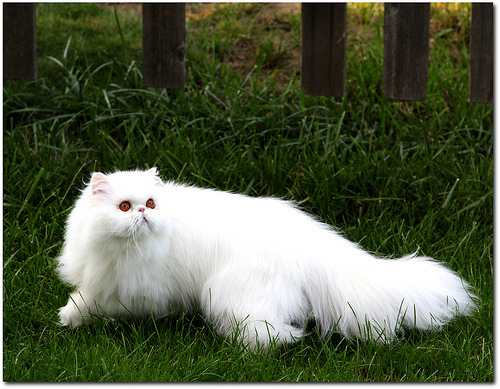
#> input picture Persian_155.jpg, 500 x 389 px
$ python potraitMode.py
#> lines starting #> are read from the running program, lines starting #| are printed output that depends on the picture; after the words box and inside, x2 and y2 are one past the last pixel; in counts of white or black regions, pixels touching at a corner belong together
# -*- coding: utf-8 -*-
"""
Created on Fri Nov  1 15:22:01 2019

@author: Hassam Asif
Pakistan, Fast Nuces, Isb
"""


# Import the cv2 library
import cv2
import cv2 as cv
import matplotlib.pyplot as plt
import numpy as np


# Read the image you want connected components of
def show_img(img):
    cv2.imwrite('sds.jpg', img)
    img = cv2.imread('sds.jpg')
    cv2.imshow('sds', img)

    cv2.waitKey(0)
    cv2.destroyAllWindows()


def StichingFromMask(orig_img,masked_img,blurred_img,rects):
    xmin = rects[0]
    ymin = rects[1]
    b_width = rects[2]
    b_height = rects[3]
    xmax = xmin + b_width
    ymax = ymin + b_height
    temp_img=blurred_img.copy()

    for x in range(ymin, ymax):
        for y in range(xmin, xmax):
            if masked_img[x][y]==255:
                temp_img[x,y,:] = orig_img[x,y,:]
    return temp_img


# --------------------------------------------------------------------

fileName = 'Persian_155.jpg'
src = cv2.imread(fileName, 0)
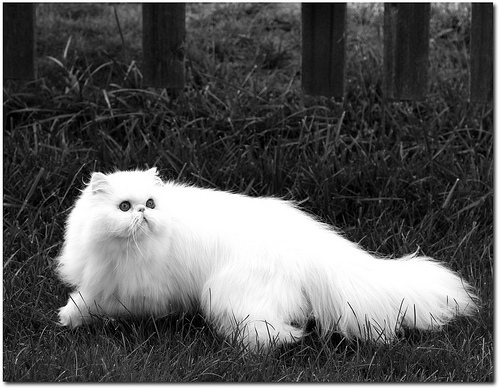
#> src: shape (389, 500); min 0, max 255, mean 89.3
col = cv2.imread(fileName, 1)
#> col is the input picture: shape (389, 500, 3); mean B, G, R 70.2, 94.7, 86.2
colorImage=col

show_img(col)
phase1=col
cv2.imwrite('phase1.jpg', col)
img = src

ret, thresh = cv2.threshold(src,0,255,cv2.THRESH_BINARY+cv2.THRESH_OTSU)
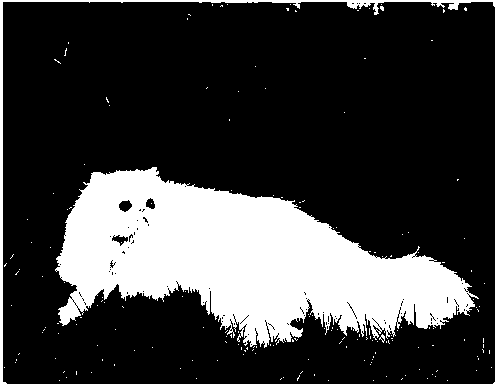
#> thresh: shape (389, 500); 25.2% white; 183 white regions (180 under 20 px)
#> ret = 133
contours, hierarchy = cv.findContours(thresh, cv.RETR_TREE, cv.CHAIN_APPROX_SIMPLE)
#> contours = 370 contours, 359 with area under 20; largest, box (x1, y1, x2, y2) and area: (0, 0, 500, 389) 193612, (2, 1, 496, 385) 188440, (55, 167, 479, 348) 41179, (118, 199, 133, 213) 124, (111, 234, 129, 247) 108
# It is extracting the countours array of the largest object detected and then all the
# calculations are performed over it.
show_img(thresh)
phase2=thresh
cv2.imwrite('phase2.jpg', thresh)
tuple_list=[]
for i in contours:
    tuple_list.append(i.shape[0])
#> this loop made 370 passes
#> i on passes 1, 3, 4: [[0, 0], [0, 388], [499, 388], [499, 0]], [[358, 3], [359, 2], [360, 3], [359, 4]], [[356, 3], [357, 2], [358, 3], [357, 4]]
#> after the loop, tuple_list = 370 values, max 1416 at index 158, min 1 at index 6, mean 7.94
lis=np.array(tuple_list)
#> lis has the same summary as tuple_list
max_con=np.argmax(lis)
#> max_con = 158
# now draw the largest contour in white color
img = cv.drawContours(col, contours, max_con, (255, 255, 255), -1)
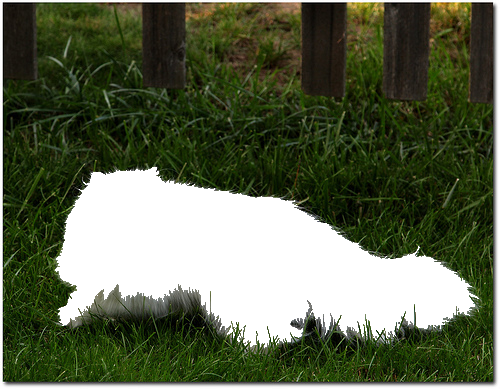
#> img: shape (389, 500, 3); mean B, G, R 77.6, 101.9, 93.5
show_img(img)
phase3=img
cv2.imwrite('phase3.jpg', img)
c_0=contours[max_con]
#> c_0 = contour of 1416 points, box (x1, y1, x2, y2) (55, 167, 479, 348), area 41179

x, y, w, h = cv2.boundingRect(c_0)
#> x = 55; y = 167; w = 424; h = 181
rects=list([x,y,w,h])
#> rects = [55, 167, 424, 181]
img_copy = colorImage.copy()
img_box = cv2.rectangle(img_copy, (x, y), (x+w, y+h), color = (255, 0, 0), thickness = 2)
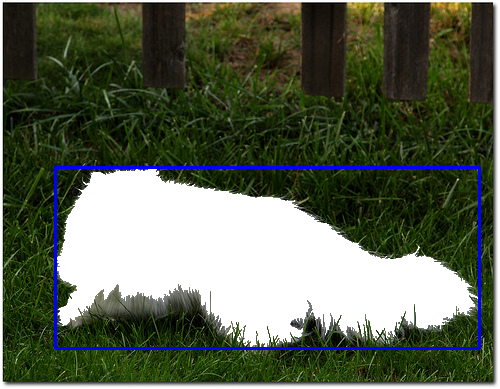
#> img_box: shape (389, 500, 3); mean B, G, R 82.1, 100.8, 92.8

colorImage = cv2.imread(fileName, 1)
blur_img = cv2.GaussianBlur(colorImage,(21,21),0)
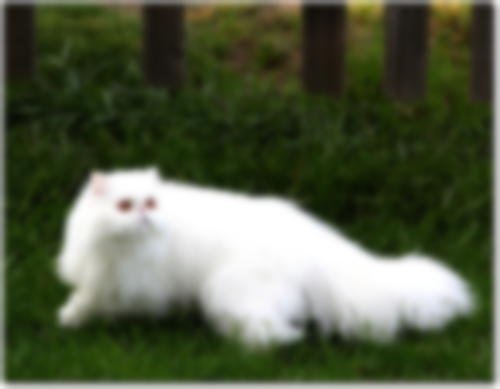
#> blur_img: shape (389, 500, 3); mean B, G, R 69.8, 94.3, 85.8
gray_mask = cv2.cvtColor(img, cv2.COLOR_BGR2GRAY)
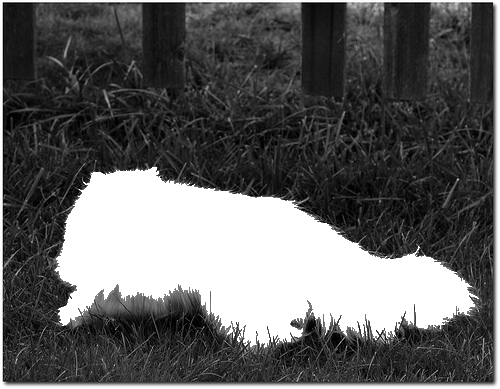
#> gray_mask: shape (389, 500); min 0, max 255, mean 96.6
col = cv2.imread(fileName, 1)
img_potrait=StichingFromMask(col,gray_mask,blur_img,rects)
#> in StichingFromMask, `xmin = rects[0]`: xmin = 55
#> in StichingFromMask, `ymin = rects[1]`: ymin = 167
#> in StichingFromMask, `b_width = rects[2]`: b_width = 424
#> in StichingFromMask, `b_height = rects[3]`: b_height = 181
#> in StichingFromMask, `xmax = xmin + b_width`: xmax = 479
#> in StichingFromMask, `ymax = ymin + b_height`: ymax = 348
#> after the loop in StichingFromMask, `for x in range(ymin, ymax):`:
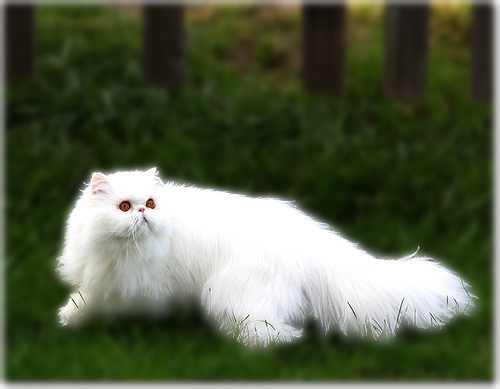
#> temp_img: shape (389, 500, 3); 18.52% of pixels changed, all inside (x1, y1, x2, y2) = (55, 167, 479, 348)
show_img(img_potrait)
phase4=img_potrait
cv2.imwrite('phase4.jpg', img_potrait)
col=2
row=2
plt.figure(figsize=[12,12])
plt.subplot(col,row,1), plt.imshow(phase1)
plt.title("Orignal")
plt.subplot(col,row,2), plt.imshow(phase2)
plt.title("Thresholding")
plt.subplot(col,row,3), plt.imshow(phase3)
plt.title("Detecting the largest Contour and masking it")
plt.subplot(col,row,4), plt.imshow(phase4)
plt.title("Guassian blur and stiching the original on blurred image.")
#> figure, not shown here; B, G, R data is drawn as R, G, B

$ run again, with pomeranian_4.jpg copied over Persian_155.jpg
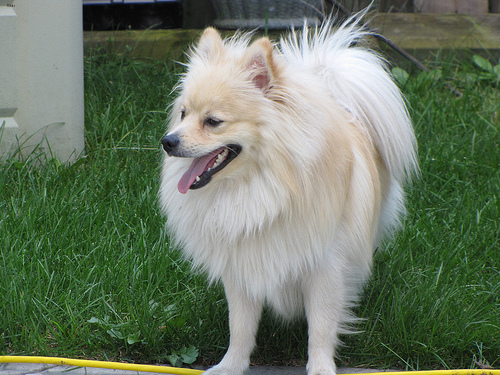
#> input picture pomeranian_4.jpg, 500 x 375 px
#> col is the input picture: shape (375, 500, 3); mean B, G, R 98.7, 119.4, 105.8
#> `ret, thresh = cv2.threshold(src,0,255,cv2.THRESH_BINARY+cv2.THRESH_OTSU)`:
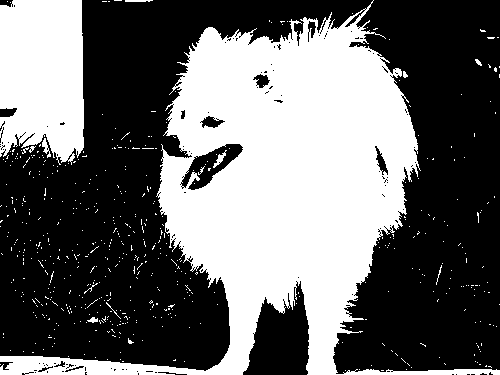
#> thresh: shape (375, 500); 41.3% white; 557 white regions (545 under 20 px)
#> ret = 122
#> contours = 792 contours, 773 with area under 20; largest, box (x1, y1, x2, y2) and area: (0, 0, 500, 375) 64316, (0, 0, 84, 165) 11907, (180, 143, 244, 191) 1358, (200, 115, 226, 129) 185, (374, 145, 389, 176) 180
#> the loop `for i in contours:` made 792 passes
#> i on passes 1 to 3: [[381, 370], [383, 370]], [[345, 370]], [[406, 369]]
#> after the loop `for i in contours:`: tuple_list = 792 values, max 1615 at index 549, min 1 at index 1, mean 5.91
#> lis has the same summary as tuple_list
#> max_con = 549
#> c_0 = contour of 1615 points, box (x1, y1, x2, y2) (0, 0, 500, 375), area 64316
#> x = 0; w = 500; h = 375
#> rects = [0, 0, 500, 375]
#> xmin = 0
#> b_width = 500
#> b_height = 375
#> xmax = 500
#> ymax = 375
#> after the loop in StichingFromMask, `for x in range(ymin, ymax):`:
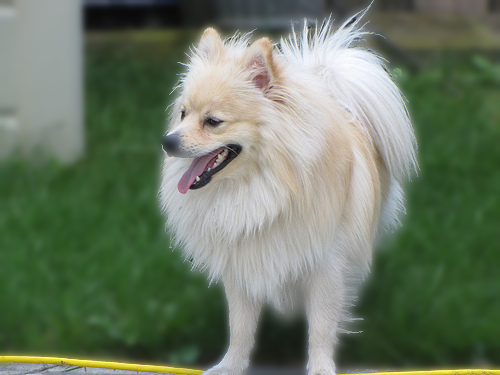
#> temp_img: shape (375, 500, 3); mean B, G, R 99.6, 120.5, 107.1
